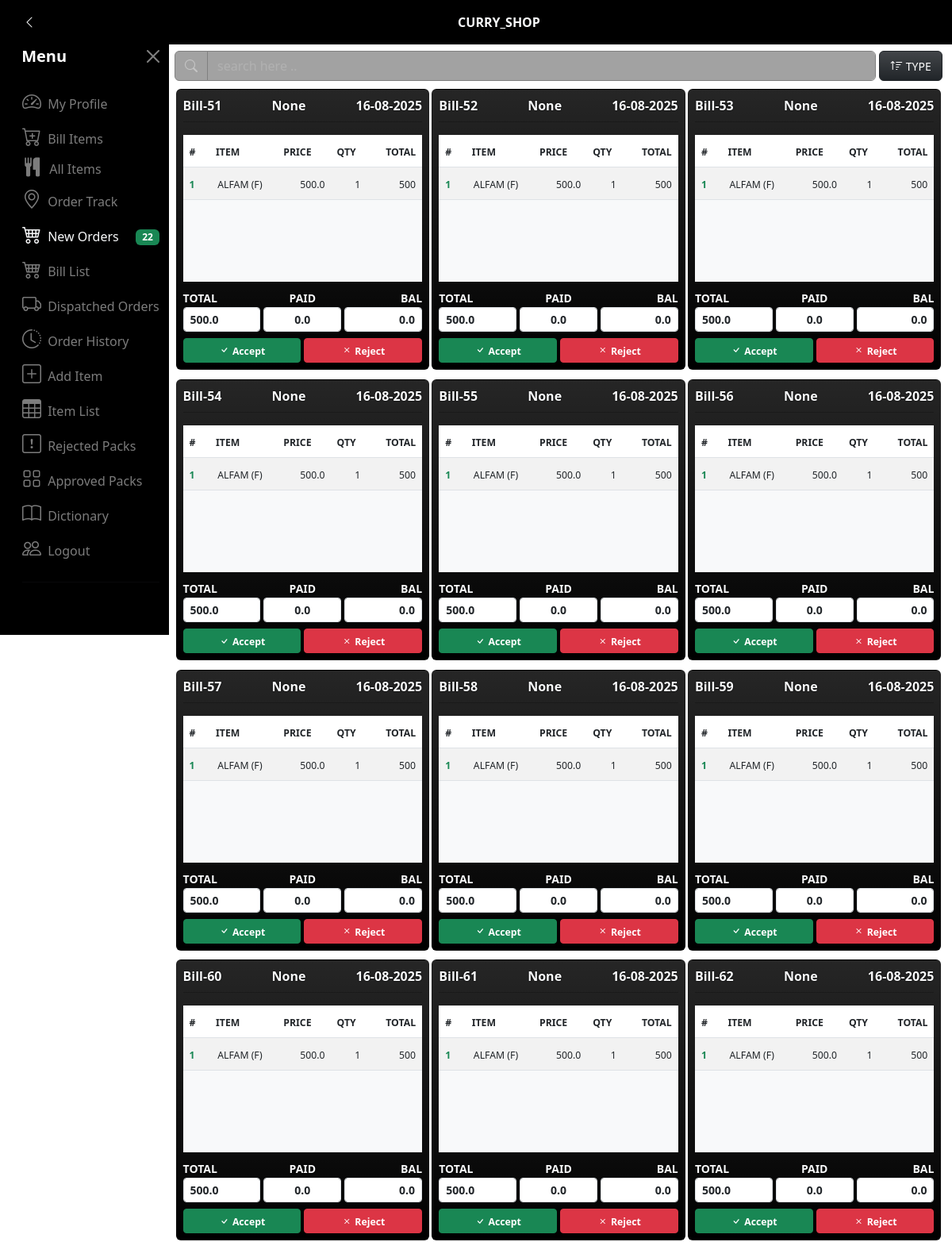
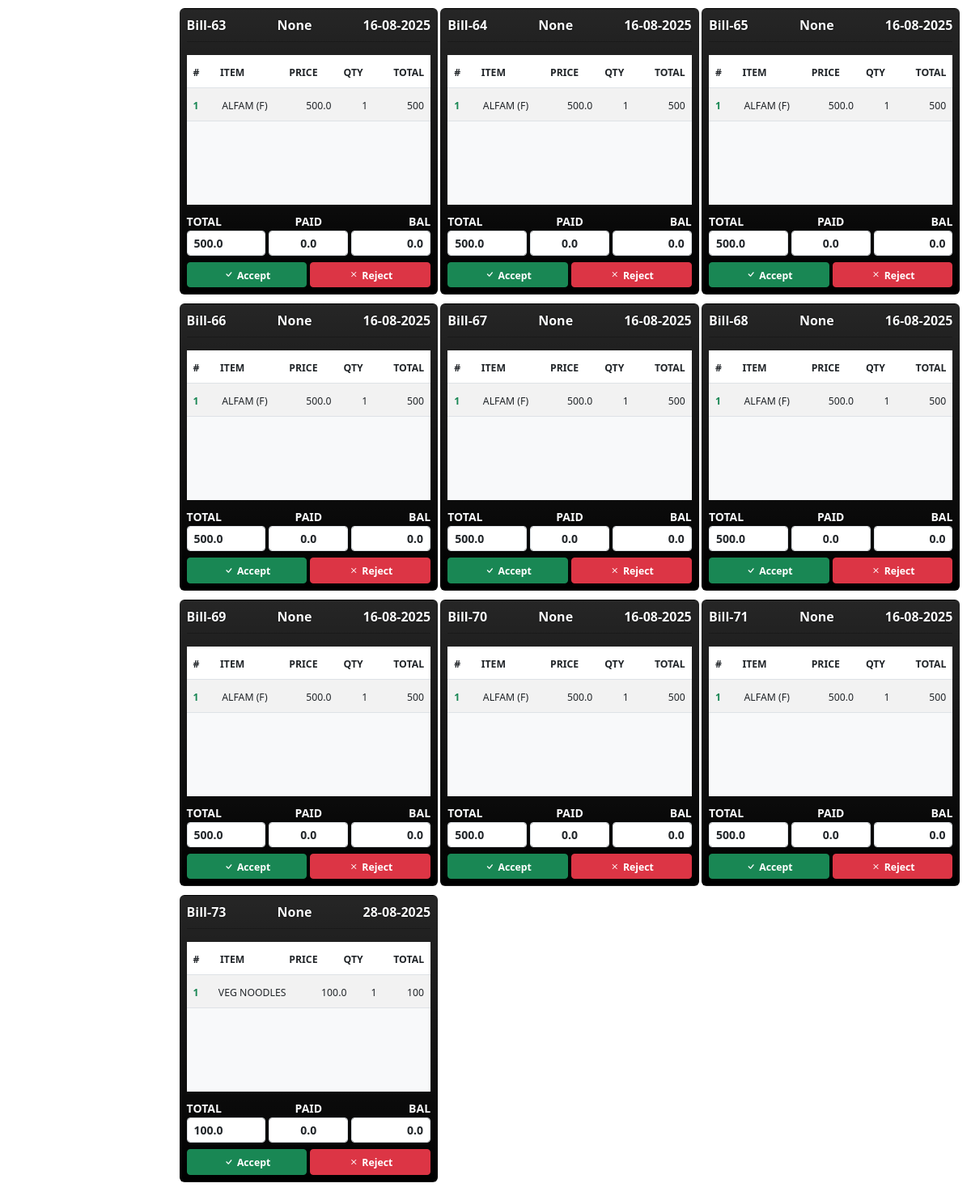
Screenshot of /new_bill_list (signed in) with the database file from the repository (2 pictures, top to bottom).
### app_dictionary/models.py (models this page shows, shortened)
class ProfileModel(models.Model):
    user = models.ForeignKey(User,on_delete=models.CASCADE,blank=True,null=True)
    order_filter_choices = (
        ('date','date'),
        ('type','type')
    )
    order_filter = models.CharField(max_length=255,default='type',choices=order_filter_choices)
    order_sort_choices = (
        ('accending','accending'),
        ('deccending','deccending')
    )
    order_sort = models.CharField(max_length=255,default='accending',choices=order_sort_choices)
    navbar_icon_closed = models.BooleanField(default=False)

class BillModel(models.Model):
    user = models.ForeignKey(User,on_delete=models.CASCADE,blank=True,null=True)
    billno = models.CharField(max_length=50,blank=True,null=True,unique=False)
    created_at = models.DateTimeField(auto_now_add=True)
    grand_total = models.FloatField(default=0.00)
    paid = models.FloatField(default=0.00)
    bal = models.FloatField(default=0.00)
    order_status_status_choices = (
        ('ordered','ordered'),
        ('cancelled','cancelled'),
        ('delivered','delivered'),
    )
    order_status = models.CharField(max_length=50,default='ordered',choices=order_status_status_choices)
    ordered_time = models.DateTimeField(blank=True,null=True)
    accept_status_choices = (
        ('accepted','accepted'),
        ('notaccepted','notaccepted'),
        ('rejected','rejected')
    )
    accept_status = models.CharField(max_length=255,default='notaccepted',choices=accept_status_choices)
    reject_reason = models.TextField(blank=True,null=True)
    rejected_user = models.ForeignKey(User,on_delete=models.CASCADE,blank=True,null=True,related_name='rejected_user_details')
    accept_or_reject_time = models.DateTimeField(blank=True,null=True)
    prepared_status_choices = (
        ('prepared','prepared'),
        ('notprepared','notprepared')
    )
    prepared_status = models.CharField(max_length=255,default='notprepared',choices=prepared_status_choices)
    prepared_time = models.DateTimeField(blank=True,null=True)
    packed_status_choices = (
        ('packed','packed'),
        ('notpacked','notpacked')
    )
    packed_status = models.CharField(max_length=255,default='notpacked',choices=packed_status_choices)
    packed_time = models.DateTimeField(blank=True,null=True)
    ready_status_choices = (
        ('ready','ready'),
        ('notready','notready'),
    )
    ready_status = models.CharField(max_length=50,default='notready',choices=ready_status_choices)
    ready_time = models.DateTimeField(blank=True,null=True)
    called_status_choices = (
        ('called','called'),
        ('notcalled','notcalled'),
    )
    called_status = models.CharField(max_length=50,default='notcalled',choices=called_status_choices)
    called_time = models.DateTimeField(blank=True,null=True)
    dispatched_status_choices = (
        ('dispatched','dispatched'),
        ('notdispatched','notdispatched')
    )
    dispatched_status = models.CharField(max_length=255,default='notdispatched',choices=dispatched_status_choices)
    dispatched_time = models.DateTimeField(blank=True,null=True)
    delivered_status_choices = (
        ('delevered','delevered'),
        ('notdelevered','notdelevered'),
    )
    delevered_status = models.CharField(max_length=255,default='notdelevered',choices=delivered_status_choices)
    delevered_time = models.DateTimeField(blank=True,null=True)
    expected_delevery_time = models.DateTimeField(blank=True,null=True)
    current_loc = models.BooleanField(default=False,blank=True,null=True)
    delivery_address = models.TextField(blank=True,null=True)
    delivery_addres_lat = models.FloatField(blank=True,null=True)
    delivery_addres_lon = models.FloatField(blank=True,null=True)
    paid_type_choices = (
        ("fully_paid","fully_paid"),
        ("partially_paid","partially_paid"),
        ("not_paid","not_paid")
    )
    paid_type = models.CharField(max_length=100,default="not_paid",blank=True,null=True,choices=paid_type_choices)

class ItemlistModel(models.Model):
    bill = models.ForeignKey(BillModel,on_delete=models.CASCADE,related_name="itemlistmodel",blank=True,null=True)
    name = models.CharField(max_length=255)
    prize = models.FloatField(default=0.00)
    qty = models.IntegerField(default=0,blank=True,null=True)
    total = models.IntegerField(default=0)

### app_dictionary/views.py (the view)
# urls.py: path('new_bill_list',views.new_bill_list,name='new_bill_list'),
@login_required
def new_bill_list(request):
    bills = BillModel.objects.filter(accept_status='notaccepted')
    bills,itemlist,user_data,profile = date_sort(request,bills)
    new_bill_count = bills.count()
    itemlist = ItemlistModel.objects.all()
    return render(request,'curry_shop_new_bill_list.html',{
        'bills':bills,
        'itemlist':itemlist,
        "user_data":user_data,
        "profile":profile,
        'new_bill_count':new_bill_count})

### app_dictionary/views.py (called while the page is built)
@login_required
def date_sort(request,bills):
    user = request.user
    try:
        profile = ProfileModel.objects.get(user=user.id)
    except ProfileModel.DoesNotExist:
        return None,None,None,None
    if profile.order_filter == 'date':
        if profile.order_sort == 'accending':
            bills = bills.order_by('ordered_time')
        else:
            bills = bills.order_by('-ordered_time')
    itemlist = ItemlistModel.objects.filter(bill__in=bills)
    user_data = User.objects.get(id=user.id)
    return bills,itemlist,user_data,profile

### app_dictionary/templates/curry_shop_new_bill_list.html (shortened to what this page needs)
{% extends 'curry_shop_base2.html' %}
{% load crispy_forms_tags %}
{% load custom_filter %}
{% load static %}
{% block body_block %}
     <div class="container padd-marg-mob-0">
        <div class="d-flex">
            <div class="input-group me-1">
                <span class="input-group-text bi bi-search icon_size black_input"></span>
                <input id="search_bill_filter" class="form-control search_font_size black_input" placeholder="search here .." type="text">
            </div>
            <div>
                <a class="btn btn-dark bg-gradient font_size1 btn_width2" href="{% url 'change_filter' %}"><span class="bi bi-sort-up"></span><small> {{ profile.order_filter|upper }}</small></a>
            </div>
        </div>
        {% if bills %}
            <div class="container1" >
            {% for bill in bills %}
            <div class="container1_tems billbox">
                <div class="card b_s bill_box_padding mt-2 bg-gradient" style="background-color: black;">
                    <div class="d-flex justify-content-between">
                        <strong class="ts text-light text_size">{{ bill.billno }}</strong>
                        <strong class="ts text-light text_size">{% if bill.user.phone %}XX {{ bill.user.phone|cropback:4 }}{% else %}None{% endif %}</strong>
                        <strong class="ts text-light text_size">{{ bill.created_at|date:'d-m-Y' }}</strong>
                    </div>
                    <hr class="hr_margin" style="color: rgb(0, 0, 0);">
                    <table class="table table-striped table-hover table-overflow mt-0 mb-0">
                        <thead class="bg-success">
                            <th class="ps-2 text_size"><small><small>#</small></small></th>
                            <th class="ps-2 text_size"><small><small>ITEM</small></small></th>
                            <th class="ps-2 text-end text_size"><small><small>PRICE</small></small></th>
                            <th class="ps-2 text-end text_size"><small><small>QTY</small></small></th>
                            <th class="text-end pe-2 text_size"><small><small>TOTAL</small></small></th>
                        </thead>
                    </table>
                    <div class="bg-light table_overflow_class">
                        <table class="table table-striped table-hover table-overflow">
                            <tbody id="tbody2">
                                    {% for item in itemlist %}
                                        {% if item.bill.id == bill.id %}
                                            <tr>
                                                <td class="ps-2 text-success fw-bolder text_size"><small><small class="counter_id"></small></small></td>
                                                <td class="ps-2 text_size item_cancell_names"><small><small>{{ item.name|upper }}</small></small></td>
                                                <td class="ps-0 text_size"><small><small>{{ item.prize }}</small></small></td>
                                                <td class="ps-2 text_size"><small><small>{{ item.qty }}</small></small></td>
                                                <td class="text-end pe-2 text_size"><small><small>{{ item.total }}</small></small></td>
                                            </tr>
                                        {% endif %}
                                    {% endfor %}
                                </tbody>
                            </table>
                        </div>
                        <div class="d-flex total_margin justify-content-between">
                            <div>
                                <label for="" class="fw-bolder text-light ts text_size"><small>TOTAL</small></label>
                                <input class="form-control form-control-sm fw-bold text_size" type="text" name="" id="" value="{{ bill.grand_total }}" readonly>
                            </div>
                            <div class="text-center ms-1 me-1">
                                <label for="" class="fw-bolder text-light ts text_size"><small>PAID</small></label>
                                <input class="form-control form-control-sm fw-bold text-center text_size" type="text" name="" id="" value="{{ bill.paid }}" readonly>
                            </div>
                            <div class="text-end">
                                <label for="" class="fw-bolder text-light ts text-end text_size"><small>BAL</small></label>
                                <input class="form-control form-control-sm text-end fw-bold text_size" type="text" name="" id="" value="{{ bill.bal }}" readonly>
                            </div>
                        </div>
                        <div class="d-flex mt-2 justify-content-between">
                            <button class="btn btn-sm btn-success w-100 me-1 fw-bolder text_size" onclick="order_accept_confirm('{{ bill.id }}',$(this));"><span class="bi bi-check"></span><small> Accept</small></button>
                            <button class="btn btn-sm btn-danger w-100 fw-bolder text_size" onclick="order_reject_confirm('{{ bill.id }}',$(this))"><span class="bi bi-x"></span><small> Reject</small></button>
                        </div>
                    </div>
                </div>
            {% endfor %}
            </div>
        {% else %}
        <h4 class="bg-success p-2 text-center text-light rounded mb-4 py-5">No Bills</h4>
        {% endif %}
    </div>
{% endblock %}

### static/css/style.css (style rules this page uses)
.ts { text-shadow: 2px 2px 2px black; }

### app_dictionary/templates/curry_shop_base2.html (style rules this page uses)
.ts { text-shadow: 0px 0px 1px white; }
.icon_size { font-size: 1rem; }
body { background-image: url("static/images/bg/bg2.webp"); background-size: cover; background-position: center; background-attachment: fixed; background-repeat: no-repeat; }

### app_dictionary/templates/curry_shop_new_bill_list.html (style rules this page uses)
.b_s { box-shadow: 10px 10px 10px 10px solid black; }
.ts { text-shadow: 0px 0px 2px black ; }
.container1 { display: grid; grid-template-rows: repeat(1,22.8rem); grid-template-columns: repeat(4,1fr); }
.container1_tems { margin: 0.1rem; }
@media screen and (max-width:1200px) { .container1 { grid-template-rows: repeat(1,22.9rem); grid-template-columns: repeat(3,1fr); } }
.btn_width2 { width: 5rem; }
.bill_box_padding { padding: 0.5rem; }
.table_overflow_class { overflow-y: auto; height: 9rem; }
.hr_margin { margin-top: 0.5rem; }
.total_margin { margin-top: 0.5rem; }
.form-control::placeholder { color: gray; }
.black_input,.black_input:active,.black_input:focus { background-color: rgba(0, 0, 0, 0.363); color: #c6c6c6; border: 1px solid gray; }
.black_input::placeholder { color: #b1b1b1; }

### rows the page displays
ProfileModel: order_filter "TYPE"
BillModel: billno "Bill-51", shows "None", created_at "16-08-2025", grand_total "500.0", paid "0.0", bal "0.0"
ItemlistModel: name "ALFAM (F)", prize "500.0", qty "1", total "500"
BillModel: billno "Bill-52", shows "None", created_at "16-08-2025", grand_total "500.0", paid "0.0", bal "0.0"
ItemlistModel: name "ALFAM (F)", prize "500.0", qty "1", total "500"
BillModel: billno "Bill-53", shows "None", created_at "16-08-2025", grand_total "500.0", paid "0.0", bal "0.0"
ItemlistModel: name "ALFAM (F)", prize "500.0", qty "1", total "500"
BillModel: billno "Bill-54", shows "None", created_at "16-08-2025", grand_total "500.0", paid "0.0", bal "0.0"
ItemlistModel: name "ALFAM (F)", prize "500.0", qty "1", total "500"
BillModel: billno "Bill-55", shows "None", created_at "16-08-2025", grand_total "500.0", paid "0.0", bal "0.0"
ItemlistModel: name "ALFAM (F)", prize "500.0", qty "1", total "500"
BillModel: billno "Bill-56", shows "None", created_at "16-08-2025", grand_total "500.0", paid "0.0", bal "0.0"
ItemlistModel: name "ALFAM (F)", prize "500.0", qty "1", total "500"
BillModel: billno "Bill-57", shows "None", created_at "16-08-2025", grand_total "500.0", paid "0.0", bal "0.0"
ItemlistModel: name "ALFAM (F)", prize "500.0", qty "1", total "500"
BillModel: billno "Bill-58", shows "None", created_at "16-08-2025", grand_total "500.0", paid "0.0", bal "0.0"
ItemlistModel: name "ALFAM (F)", prize "500.0", qty "1", total "500"
BillModel: billno "Bill-59", shows "None", created_at "16-08-2025", grand_total "500.0", paid "0.0", bal "0.0"
ItemlistModel: name "ALFAM (F)", prize "500.0", qty "1", total "500"
BillModel: billno "Bill-60", shows "None", created_at "16-08-2025", grand_total "500.0", paid "0.0", bal "0.0"
ItemlistModel: name "ALFAM (F)", prize "500.0", qty "1", total "500"
BillModel: billno "Bill-61", shows "None", created_at "16-08-2025", grand_total "500.0", paid "0.0", bal "0.0"
ItemlistModel: name "ALFAM (F)", prize "500.0", qty "1", total "500"
BillModel: billno "Bill-62", shows "None", created_at "16-08-2025", grand_total "500.0", paid "0.0", bal "0.0"
ItemlistModel: name "ALFAM (F)", prize "500.0", qty "1", total "500"
BillModel: billno "Bill-63", shows "None", created_at "16-08-2025", grand_total "500.0", paid "0.0", bal "0.0"
ItemlistModel: name "ALFAM (F)", prize "500.0", qty "1", total "500"
BillModel: billno "Bill-64", shows "None", created_at "16-08-2025", grand_total "500.0", paid "0.0", bal "0.0"
ItemlistModel: name "ALFAM (F)", prize "500.0", qty "1", total "500"
BillModel: billno "Bill-65", shows "None", created_at "16-08-2025", grand_total "500.0", paid "0.0", bal "0.0"
ItemlistModel: name "ALFAM (F)", prize "500.0", qty "1", total "500"
BillModel: billno "Bill-66", shows "None", created_at "16-08-2025", grand_total "500.0", paid "0.0", bal "0.0"
ItemlistModel: name "ALFAM (F)", prize "500.0", qty "1", total "500"
BillModel: billno "Bill-67", shows "None", created_at "16-08-2025", grand_total "500.0", paid "0.0", bal "0.0"
ItemlistModel: name "ALFAM (F)", prize "500.0", qty "1", total "500"
BillModel: billno "Bill-68", shows "None", created_at "16-08-2025", grand_total "500.0", paid "0.0", bal "0.0"
ItemlistModel: name "ALFAM (F)", prize "500.0", qty "1", total "500"
BillModel: billno "Bill-69", shows "None", created_at "16-08-2025", grand_total "500.0", paid "0.0", bal "0.0"
ItemlistModel: name "ALFAM (F)", prize "500.0", qty "1", total "500"
BillModel: billno "Bill-70", shows "None", created_at "16-08-2025", grand_total "500.0", paid "0.0", bal "0.0"
ItemlistModel: name "ALFAM (F)", prize "500.0", qty "1", total "500"
BillModel: billno "Bill-71", shows "None", created_at "16-08-2025", grand_total "500.0", paid "0.0", bal "0.0"
ItemlistModel: name "ALFAM (F)", prize "500.0", qty "1", total "500"
BillModel: billno "Bill-73", shows "None", created_at "28-08-2025", grand_total "100.0", paid "0.0", bal "0.0"
ItemlistModel: name "VEG NOODLES", prize "100.0", qty "1", total "100"

### other values shown
{{ new_bill_count }} "22"
